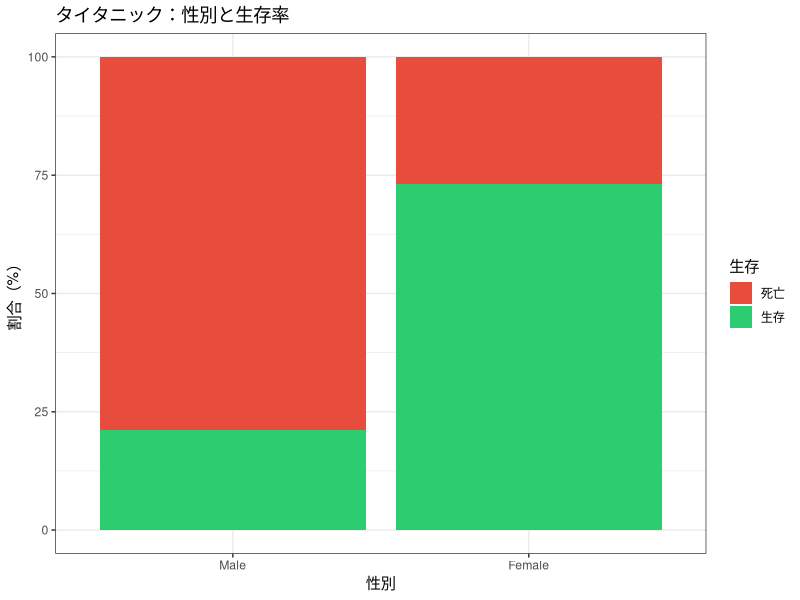

This figure's R source:
## ---- chunk 1
knitr::opts_chunk$set(echo = TRUE, warning = FALSE, message = FALSE,
                      fig.width = 7, fig.height = 4)
library(tidyverse)

# 図の日本語が文字化けしないようにする（ragg があるときだけ有効にする）
if (requireNamespace("ragg", quietly = TRUE)) {
  knitr::opts_chunk$set(dev = "ragg_png")
}
## ---- chunk 2
# R組み込みの Titanic データ
# データフレーム形式に変換
titanic <- as.data.frame(Titanic)
head(titanic)
## ---- chunk 3
# 性別と生存の2×2分割表を作る
titanic_summary <- titanic |>
  group_by(Sex, Survived) |>
  summarise(Freq = sum(Freq), .groups = "drop")

titanic_summary
## ---- chunk 4
# クロス集計表の形式で表示
xtabs(Freq ~ Sex + Survived, data = titanic_summary)
## ---- chunk 5
small <- matrix(c(16, 4, 10, 10), nrow = 2, byrow = TRUE,
                dimnames = list(c("A群", "B群"), c("はい", "いいえ")))
small
## ---- chunk 6
# 行ごとの割合
round(prop.table(small, margin = 1) * 100, 1)
## ---- chunk 7
large <- small * 5
large
## ---- chunk 8
# 割合はまったく同じ
round(prop.table(large, margin = 1) * 100, 1)
## ---- chunk 9
c(小さい表 = chisq.test(small)$p.value,
  大きい表 = chisq.test(large)$p.value)
## ---- chunk 10
# クロス集計表の作成
tab <- xtabs(Freq ~ Sex + Survived, data = titanic_summary)
tab
## ---- chunk 11
# カイ二乗検定
chisq.test(tab)
## ---- chunk 12
sparse <- matrix(c(8, 2, 3, 7), nrow = 2, byrow = TRUE,
                 dimnames = list(c("A群", "B群"), c("はい", "いいえ")))
chisq.test(sparse)
## ---- chunk 13
chisq.test(sparse)$expected
## ---- chunk 14
fisher.test(sparse)
## ---- chunk 15
# 等級（Class）と生存の関係：4×2 の表
tab_class <- xtabs(Freq ~ Class + Survived, data = titanic)
tab_class
## ---- chunk 16
chisq.test(tab_class)
## ---- chunk 17
# 調整済み残差：絶対値が 2 を超えるセルが「効いている」
round(chisq.test(tab_class)$stdres, 2)
## ---- chunk 18
# 効果量の計算（手動）
chi2 <- chisq.test(tab)$statistic
n    <- sum(tab)
k    <- min(nrow(tab), ncol(tab))
V    <- sqrt(chi2 / (n * (k - 1)))
round(V, 3)
## ---- chunk 19
titanic_pct <- titanic_summary |>
  group_by(Sex) |>
  mutate(pct = Freq / sum(Freq) * 100)

ggplot(titanic_pct, aes(x = Sex, y = pct, fill = Survived)) +
  geom_col() +
  scale_fill_manual(values = c("No" = "#E74C3C", "Yes" = "#2ECC71"),
                    labels = c("No" = "死亡", "Yes" = "生存")) +
  labs(title = "タイタニック：性別と生存率",
       x = "性別", y = "割合（%）", fill = "生存") +
  theme_bw()
